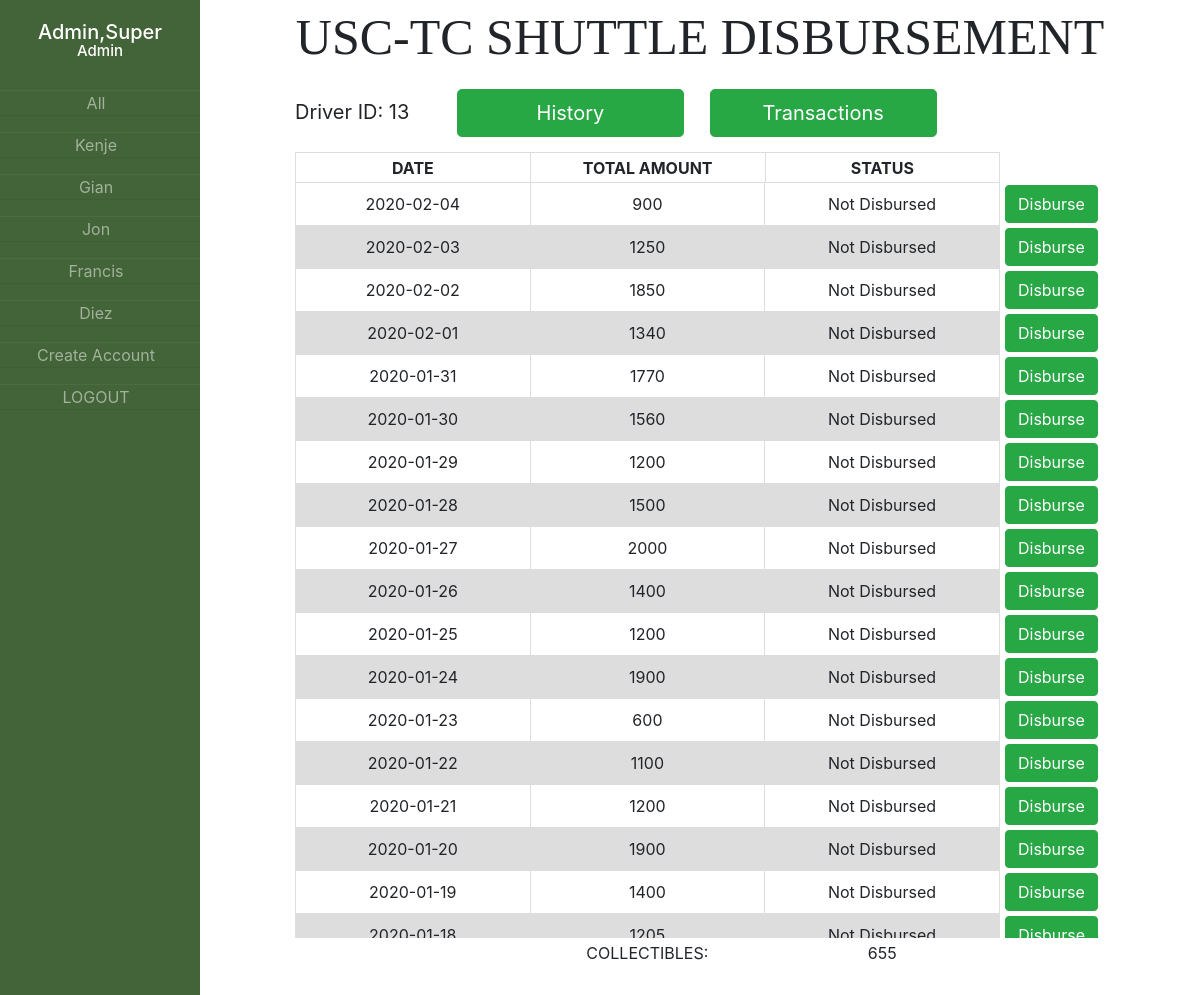
Page /driver.php?driver=Gian&id=13 (signed in) on the earlier database version.
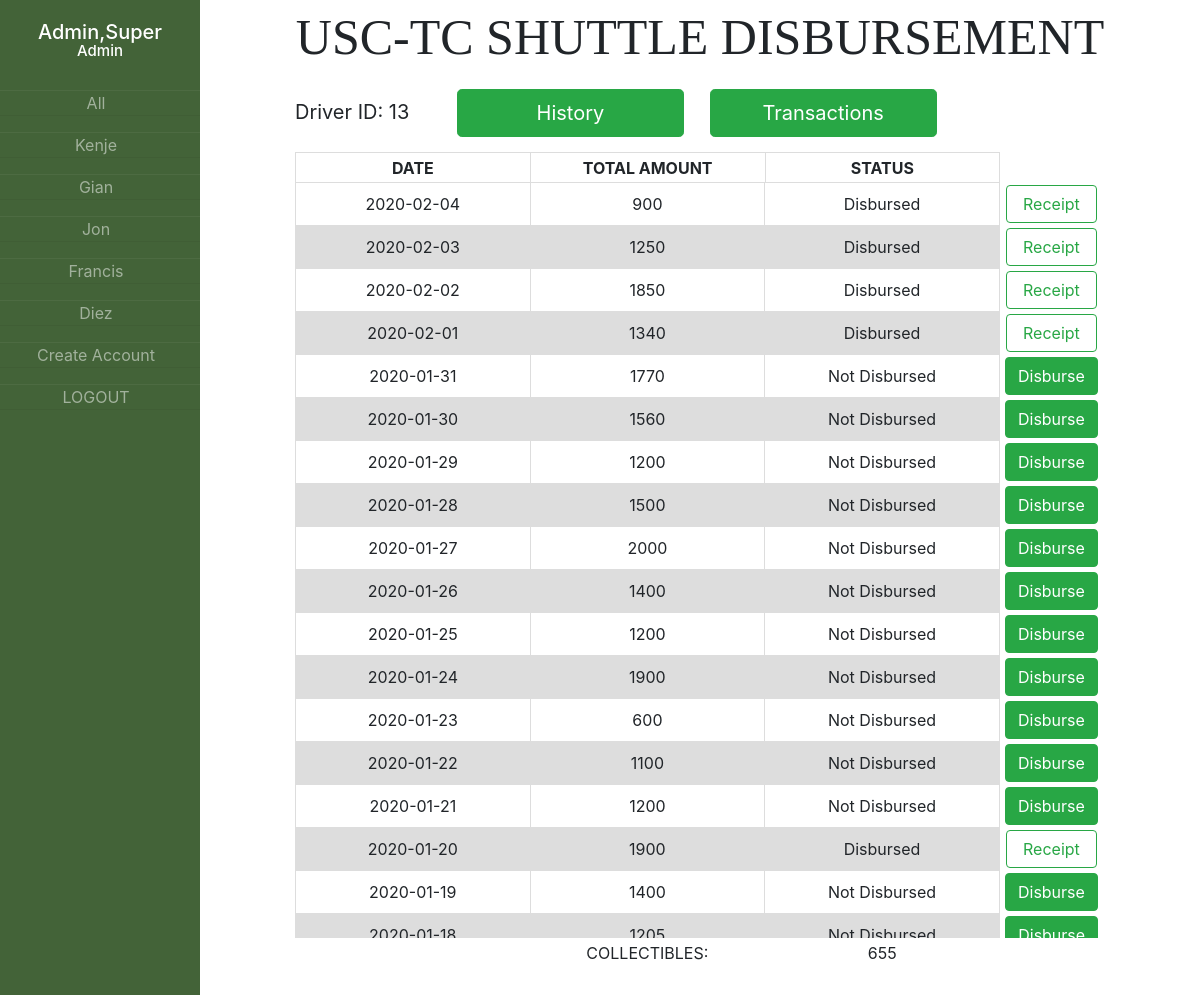
Same page on the later database version.
### tables this page shows
CREATE TABLE `DriverInformation` (
  `uid` int(10) NOT NULL,
  `Driver_ID` varchar(256) NOT NULL,
  `Date` date NOT NULL,
  `Driver_Name` varchar(256) NOT NULL,
  `Driver_Status` varchar(256) NOT NULL DEFAULT 'Not Disbursed',
  `Total_Amount` int(10) NOT NULL,
  `Collectibles` int(10) NOT NULL
);

### driver.php (the view, shortened to what this page needs)
<!doctype html>
<html lang="en">
<head>
    <link rel="stylesheet" href="css/bootstrap.min.css">
    <link rel="stylesheet" href="css/newdrive.css">
</head>
<body>
<div class="wrapper">
    <div class="sidebar">
        <?php
            echo "<h1>";
            echo $_SESSION['S_lastname'].",".$_SESSION['S_firstname'];
            echo "</h1>";
            echo "<h2>";
            echo $_SESSION['S_UserType'];
            echo "</h2>";
        ?>
        <ul>
            <li><a href="dashboard.php?searchdate=<?php echo date('Y-m-j');?>">All</a></li>
            <?php
                $servername = "localhost";
                $username = "root";
                $password = "";
                $dbname = "ourserver";
                $conn = new mysqli($servername, $username, $password, $dbname);
                $sql = "SELECT * FROM DriverInformation";
                $result = $conn->query($sql);
                if ($result->num_rows > 0) {
                    $names = array();
                    while($row = $result->fetch_assoc()) {
                        if(!in_array($row["Driver_Name"],$names)){
                            echo '<li><a href="driver.php?driver='.$row["Driver_Name"].'&id='.$row["Driver_ID"].'">' .$row["Driver_Name"]. '</a></li>';
                        }
                        array_push($names, $row["Driver_Name"]);
                    }
                }
                else {
                    echo "No record";
                }
                $selected_driver = 0;
                if (isset($_GET['driver']) ) {
                    $selected_driver = $_GET['driver'];
                }
                $selected_driver_ID = 0;
                if (isset($_GET['id']) ) {
                    $selected_driver_ID = $_GET['id'];
                }
                if($_SESSION['S_UserType']=='Admin'){
                    echo '<li><a href="createuserpage.php">Create Account</a></li>';
                }
                echo '<li><a href="logout.php">LOGOUT</a></li>';
            ?>
        </ul>
    </div>
    <div class="main">
        <div class="title">USC-TC SHUTTLE DISBURSEMENT</div>
            <div class='outeroutertable'>
                <div class='toparea'><div class='DriverID'>Driver ID: <?php echo "$selected_driver_ID";?></div>
                <div class='tab'>
                    <button type='button' class='btn btn-success btn-lg' onclick='openhist();'>History</button>
                    <button type='button' class='btn btn-success btn-lg' onclick='opentran();'>Transactions</button>
                </div>
            </div>
        <div id='History' class='tabcontent'>
        <?php
            $sql = "SELECT * FROM `DriverInformation` WHERE Driver_Name='$selected_driver' ORDER BY Date DESC";
            $result = $conn->query($sql);
            if ($result->num_rows > 0) {
                echo " <div class='fakeoutertable'><table>
                        <tr>
                            <th>DATE</th>
                            <th>TOTAL AMOUNT</th>
                            <th>STATUS</th>
                            <th></th>
                        </tr>
                        </table></div>
                        <div class='outertable'>
                        <table>";
                while($row = $result->fetch_assoc()) {
                    echo "<tr><td>" .$row["Date"] ."</td>";
                    echo "<td>" .$row["Total_Amount"] ."</td>";
                    echo "<td>" .$row["Driver_Status"] ."</td>";
                    if($row["Driver_Status"]=='Not Disbursed'){
                        echo '<td><button type="button" class="btn btn-success" data-toggle="modal" data-target="#ReceiptModal" data-date="'.$row["Date"].'" data-did="'.$row["Driver_ID"].'">Disburse</button></td></tr>';
                    }
                    else{
                        echo '<td><form action="receipt.php" method="GET">
                                    <input type="hidden" name="ID" value="'.$row['Driver_ID'].'">
                                    <input type="hidden" name="Date" value="'.$row['Date'].'">
                                    <input type="submit" class="btn btn-outline-success" value=" Receipt "></input>
                                </form>
                            </td></tr>';
                    }
                }
                $sql2 = "SELECT * FROM `DriverInformation` WHERE Driver_Name='$selected_driver'";
                $result2 = $conn->query($sql2);
                $collect = 0;
                while($row2 = $result2->fetch_assoc()) {
                    $collect = $collect + $row2['Collectibles'];
                }
                echo "</table></div>
                    <div class='fakeoutertable'>
                    <table>
                    <tr>
                        <td></td>
                        <td>COLLECTIBLES:</td>
                        <td>".$collect."</td>
                        <td></td>
                    </tr></table></div>";
            }
            else {
                echo "<div class='NoRecord'>No record found</div>";
            }
        ?>
        </div>
        </div>
    </div>
</div>
</body>
</html>

Differences in the rows shown:
changed driverinformation (number 6 of 22 on the later page): Driver_Status "Not Disbursed" → "Disbursed"; value (not shown) → "Receipt"; no longer shows "Disburse"
changed driverinformation (number 7 of 22 on the later page): Driver_Status "Not Disbursed" → "Disbursed"; value (not shown) → "Receipt"; no longer shows "Disburse"
changed driverinformation (number 8 of 22 on the later page): Driver_Status "Not Disbursed" → "Disbursed"; value (not shown) → "Receipt"; no longer shows "Disburse"
changed driverinformation (number 9 of 22 on the later page): Driver_Status "Not Disbursed" → "Disbursed"; value (not shown) → "Receipt"; no longer shows "Disburse"
changed driverinformation (number 21 of 22 on the later page): Driver_Status "Not Disbursed" → "Disbursed"; value (not shown) → "Receipt"; no longer shows "Disburse"
